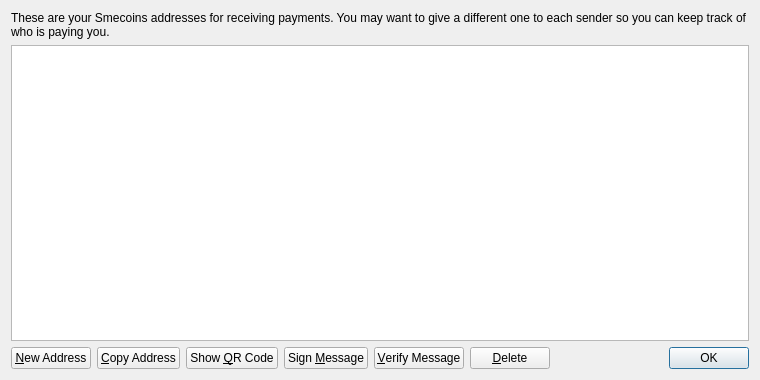
<?xml version="1.0" encoding="UTF-8"?>
<ui version="4.0">
 <class>AddressBookPage</class>
 <widget class="QWidget" name="AddressBookPage">
  <property name="geometry">
   <rect>
    <x>0</x>
    <y>0</y>
    <width>760</width>
    <height>380</height>
   </rect>
  </property>
  <property name="windowTitle">
   <string>Address Book</string>
  </property>
  <layout class="QVBoxLayout" name="verticalLayout">
   <item>
    <widget class="QLabel" name="labelExplanation">
     <property name="text">
      <string>These are your Smecoins addresses for receiving payments. You may want to give a different one to each sender so you can keep track of who is paying you.</string>
     </property>
     <property name="textFormat">
      <enum>Qt::PlainText</enum>
     </property>
     <property name="wordWrap">
      <bool>true</bool>
     </property>
    </widget>
   </item>
   <item>
    <widget class="QTableView" name="tableView">
     <property name="contextMenuPolicy">
      <enum>Qt::CustomContextMenu</enum>
     </property>
     <property name="toolTip">
      <string>Double-click to edit address or label</string>
     </property>
     <property name="tabKeyNavigation">
      <bool>false</bool>
     </property>
     <property name="selectionMode">
      <enum>QAbstractItemView::SingleSelection</enum>
     </property>
     <property name="selectionBehavior">
      <enum>QAbstractItemView::SelectRows</enum>
     </property>
     <property name="sortingEnabled">
      <bool>true</bool>
     </property>
     <attribute name="verticalHeaderVisible">
      <bool>false</bool>
     </attribute>
    </widget>
   </item>
   <item>
    <layout class="QHBoxLayout" name="horizontalLayout">
     <item>
      <widget class="QPushButton" name="newAddressButton">
       <property name="toolTip">
        <string>Create a new address</string>
       </property>
       <property name="text">
        <string>&amp;New Address</string>
       </property>
      </widget>
     </item>
     <item>
      <widget class="QPushButton" name="copyToClipboard">
       <property name="toolTip">
        <string>Copy the currently selected address to the system clipboard</string>
       </property>
       <property name="text">
        <string>&amp;Copy Address</string>
       </property>
      </widget>
     </item>
     <item>
      <widget class="QPushButton" name="showQRCode">
       <property name="text">
        <string>Show &amp;QR Code</string>
       </property>
      </widget>
     </item>
     <item>
      <widget class="QPushButton" name="signMessage">
       <property name="toolTip">
        <string>Sign a message to prove you own a Smecoins address</string>
       </property>
       <property name="text">
        <string>Sign &amp;Message</string>
       </property>
      </widget>
     </item>
     <item>
      <widget class="QPushButton" name="verifyMessage">
       <property name="toolTip">
        <string>Verify a message to ensure it was signed with a specified Smecoins address</string>
       </property>
       <property name="text">
        <string>&amp;Verify Message</string>
       </property>
      </widget>
     </item>
     <item>
      <widget class="QPushButton" name="deleteButton">
       <property name="toolTip">
        <string>Delete the currently selected address from the list</string>
       </property>
       <property name="text">
        <string>&amp;Delete</string>
       </property>
      </widget>
     </item>
     <item>
      <spacer name="horizontalSpacer">
       <property name="orientation">
        <enum>Qt::Horizontal</enum>
       </property>
       <property name="sizeHint" stdset="0">
        <size>
         <width>40</width>
         <height>20</height>
        </size>
       </property>
      </spacer>
     </item>
     <item>
      <widget class="QDialogButtonBox" name="buttonBox">
       <property name="sizePolicy">
        <sizepolicy hsizetype="Maximum" vsizetype="Fixed">
         <horstretch>0</horstretch>
         <verstretch>0</verstretch>
        </sizepolicy>
       </property>
       <property name="standardButtons">
        <set>QDialogButtonBox::Ok</set>
       </property>
      </widget>
     </item>
    </layout>
   </item>
  </layout>
 </widget>
 <resources>
  <include location="../bitcoin.qrc"/>
 </resources>
 <connections/>
</ui>
